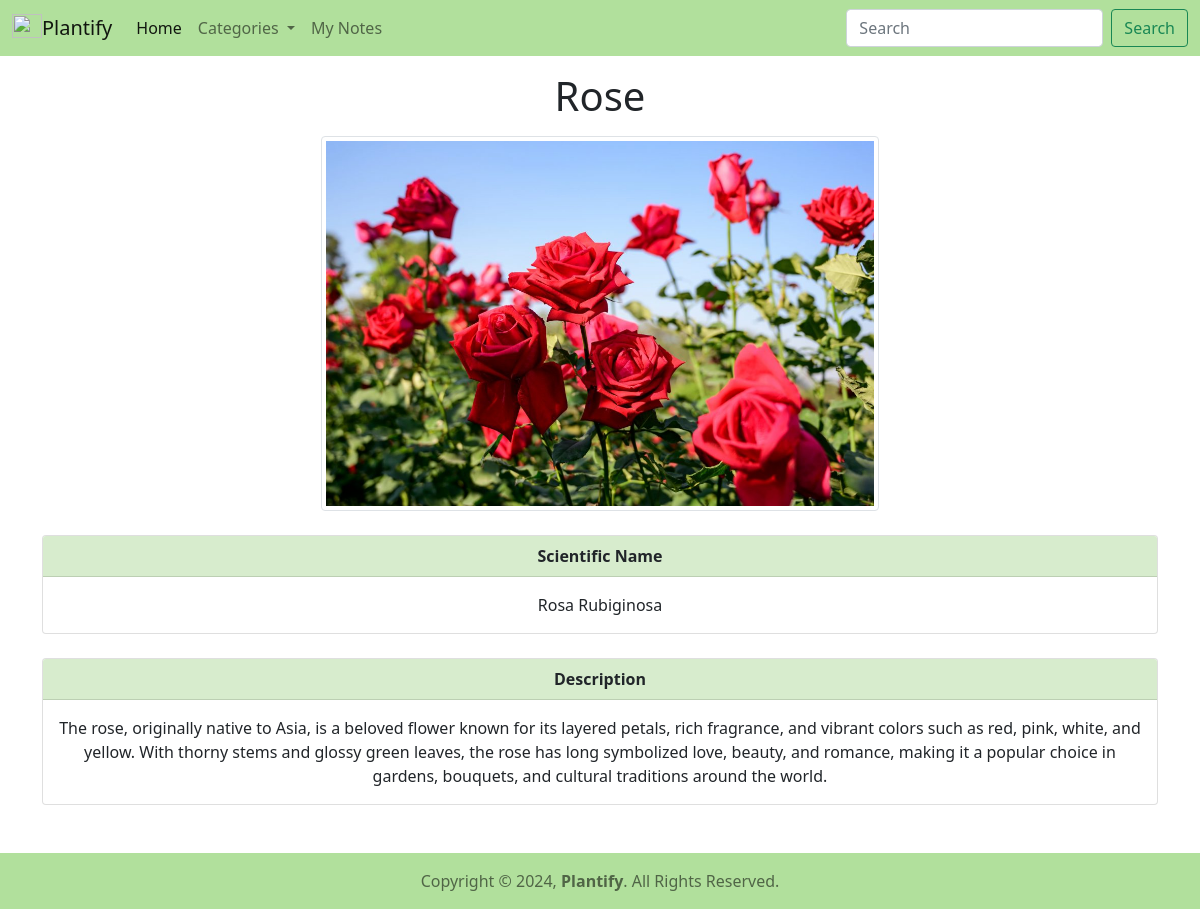
/1/flower-rose/, run on the app's committed database.
### home/models.py (models this page shows, shortened)
class Image(models.Model):
    title = models.CharField(max_length=150)
    slug = models.SlugField(unique=True)
    sname = models.CharField(max_length=150)
    tags = models.TextField()
    sdesc = models.TextField()
    ldesc = models.TextField()
    img = models.FileField(upload_to="pic/%y/")
    class Meta:
        ordering=('id',)

### home/views.py (the view)
# urls.py: path('<id>/<str:slug>/', views.detail_view, name='details'),
def detail_view(request, id, slug):
    obj=get_object_or_404(Image, id=id, slug=slug)
    return render(request, 'home/detail.html',{'image':obj})

### home/templates/home/detail.html (shortened to what this page needs)
{% load static %}
<!doctype html>
<html lang="en">
<head>
    <link href="https://cdn.jsdelivr.net/npm/bootstrap@5.0.2/dist/css/bootstrap.min.css" rel="stylesheet"
>
</head>
<body>
    <nav class="navbar sticky-top navbar-expand-lg navbar-light" style="background-color: #B1E09C">
        <div class="container-fluid">
            <a class="navbar-brand" href="{% url 'index' %}">
                <img src="{% static 'logo/logo.png' %}" alt="" width="30" height="24"
                    class="d-inline-block align-text-top">Plantify</a>
            <div class="collapse navbar-collapse" id="navbarSupportedContent">
                <ul class="navbar-nav me-auto mb-2 mb-lg-0">
                    <li class="nav-item">
                        <a class="nav-link active" aria-current="page" href="{% url 'index' %}">Home</a>
                    </li>
                    <li class="nav-item dropdown">
                        <a class="nav-link dropdown-toggle" href="#" id="navbarDropdown" role="button"
                            data-bs-toggle="dropdown" aria-expanded="false">
                            Categories
                        </a>
                    </li>
                    <li class="nav-item">
                        <a class="nav-link" href="#">My Notes</a>
                    </li>
                </ul>
                <form action="{% url 'search' %}" class="d-flex" method="GET">
                    <input name="search" class="form-control me-2" type="search" placeholder="Search"
                        aria-label="Search">
                    <button class="btn btn-outline-success" type="submit">Search</button>
                </form>
            </div>
        </div>
    </nav>
    <h1 class="text-center mt-3 mb-3">{{image.title}}</h1>
    <div class="container mt-3 mb-4 ">
        <div class="col-md-6 rounded mx-auto d-block">
            <img src="{{image.img.url}}" class="img-thumbnail" alt="...">
        </div>
    </div>
    <div class="container mb-4">
        <div class="card text-center">
            <div class="card-header" style="background-color: #D7ECCD">
                <strong>Scientific Name</strong></div>
            <div class="card-body">
                <p class="card-text">{{image.sname}}</p>
            </div>
        </div>
    </div>
    <div class="container mb-5">
        <div class="card text-center">
            <div class="card-header" style="background-color: #D7ECCD">
                <strong>Description</strong></div>
            <div class="card-body">
                <p class="card-text">{{image.ldesc}}</p>
            </div>
        </div>
    </div>
    <nav class="navbar static-bottom navbar-light" style="background-color: #B1E09C">
        <div class="container-fluid d-flex justify-content-center">
            <span class="navbar-text">
                Copyright &#169; 2024, <strong>Plantify</strong>. All Rights Reserved.
            </span>
        </div>
    </nav>
</body>
</html>

### data on the page
Image: title "Rose", img (picture), sname "Rosa Rubiginosa", ldesc "The rose, originally native to Asia, is a beloved flower known for its layered petals, rich fragrance, and vibrant colors such as red, pink, white, and yellow. With thorny stems and glossy green leaves, the rose has long symbolized love, beauty, and romance, making it a popular choice in gardens, bouquets, and cultural traditions around the world."
